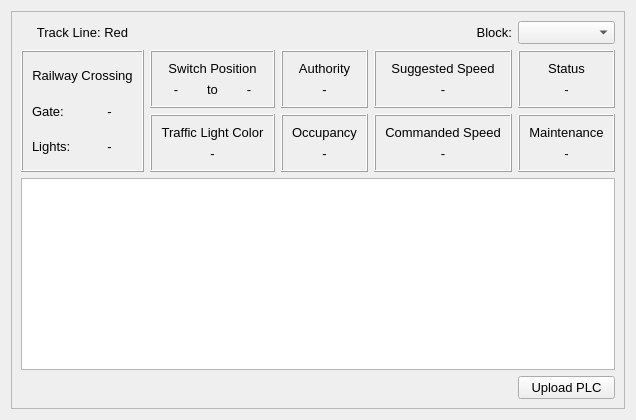
      <widget class="QWidget" name="tab6">
       <attribute name="title">
        <string>Wayside 6</string>
       </attribute>
       <layout class="QGridLayout" name="gridLayout_30">
        <item row="0" column="0">
         <widget class="QFrame" name="tab6Frame">
          <property name="frameShape">
           <enum>QFrame::StyledPanel</enum>
          </property>
          <property name="frameShadow">
           <enum>QFrame::Raised</enum>
          </property>
          <layout class="QGridLayout" name="gridLayout_27">
           <item row="2" column="1">
            <widget class="QFrame" name="trafficLightFrame6">
             <property name="autoFillBackground">
              <bool>true</bool>
             </property>
             <property name="frameShape">
              <enum>QFrame::Box</enum>
             </property>
             <property name="frameShadow">
              <enum>QFrame::Raised</enum>
             </property>
             <property name="lineWidth">
              <number>1</number>
             </property>
             <property name="midLineWidth">
              <number>0</number>
             </property>
             <layout class="QVBoxLayout" name="verticalLayout_62">
              <item>
               <widget class="QLabel" name="trafficLightLabel6">
                <property name="font">
                 <font>
                  <family>Arial</family>
                  <pointsize>10</pointsize>
                  <underline>false</underline>
                  <strikeout>false</strikeout>
                  <kerning>true</kerning>
                 </font>
                </property>
                <property name="text">
                 <string>Traffic Light Color</string>
                </property>
                <property name="alignment">
                 <set>Qt::AlignCenter</set>
                </property>
               </widget>
              </item>
              <item>
               <widget class="QLabel" name="trafficLightValue6">
                <property name="font">
                 <font>
                  <family>Arial</family>
                  <pointsize>10</pointsize>
                  <underline>false</underline>
                  <strikeout>false</strikeout>
                  <kerning>true</kerning>
                 </font>
                </property>
                <property name="text">
                 <string>-</string>
                </property>
                <property name="alignment">
                 <set>Qt::AlignCenter</set>
                </property>
               </widget>
              </item>
             </layout>
            </widget>
           </item>
           <item row="1" column="3">
            <widget class="QFrame" name="suggestedSpeedFrame6">
             <property name="autoFillBackground">
              <bool>true</bool>
             </property>
             <property name="frameShape">
              <enum>QFrame::Box</enum>
             </property>
             <property name="frameShadow">
              <enum>QFrame::Raised</enum>
             </property>
             <layout class="QVBoxLayout" name="verticalLayout_63">
              <item>
               <widget class="QLabel" name="suggestedSpeedLabel6">
                <property name="font">
                 <font>
                  <family>Arial</family>
                  <pointsize>10</pointsize>
                  <underline>false</underline>
                  <strikeout>false</strikeout>
                  <kerning>true</kerning>
                 </font>
                </property>
                <property name="text">
                 <string>Suggested Speed</string>
                </property>
                <property name="alignment">
                 <set>Qt::AlignCenter</set>
                </property>
               </widget>
              </item>
              <item>
               <widget class="QLabel" name="suggestedSpeedValue6">
                <property name="font">
                 <font>
                  <family>Arial</family>
                  <pointsize>10</pointsize>
                  <underline>false</underline>
                  <strikeout>false</strikeout>
                  <kerning>true</kerning>
                 </font>
                </property>
                <property name="text">
                 <string>-</string>
                </property>
                <property name="alignment">
                 <set>Qt::AlignCenter</set>
                </property>
               </widget>
              </item>
             </layout>
            </widget>
           </item>
           <item row="4" column="4">
            <widget class="QPushButton" name="uploadPLC6">
             <property name="enabled">
              <bool>true</bool>
             </property>
             <property name="font">
              <font>
               <family>Arial</family>
               <pointsize>10</pointsize>
               <underline>false</underline>
               <strikeout>false</strikeout>
               <kerning>true</kerning>
              </font>
             </property>
             <property name="text">
              <string>Upload PLC</string>
             </property>
            </widget>
           </item>
           <item row="0" column="0">
            <widget class="QLabel" name="trackLabel6">
             <property name="font">
              <font>
               <family>Arial</family>
               <pointsize>10</pointsize>
               <underline>false</underline>
               <strikeout>false</strikeout>
               <kerning>true</kerning>
              </font>
             </property>
             <property name="text">
              <string>Track Line: Red</string>
             </property>
             <property name="alignment">
              <set>Qt::AlignCenter</set>
             </property>
            </widget>
           </item>
           <item row="2" column="2">
            <widget class="QFrame" name="occupancyFrame6">
             <property name="autoFillBackground">
              <bool>true</bool>
             </property>
             <property name="frameShape">
              <enum>QFrame::Box</enum>
             </property>
             <property name="frameShadow">
              <enum>QFrame::Raised</enum>
             </property>
             <property name="lineWidth">
              <number>1</number>
             </property>
             <property name="midLineWidth">
              <number>0</number>
             </property>
             <layout class="QVBoxLayout" name="verticalLayout_60">
              <item>
               <widget class="QLabel" name="occupancyLabel6">
                <property name="font">
                 <font>
                  <family>Arial</family>
                  <pointsize>10</pointsize>
                  <underline>false</underline>
                  <strikeout>false</strikeout>
                  <kerning>true</kerning>
                 </font>
                </property>
                <property name="text">
                 <string>Occupancy</string>
                </property>
                <property name="alignment">
                 <set>Qt::AlignCenter</set>
                </property>
               </widget>
              </item>
              <item>
               <widget class="QLabel" name="occupancyValue6">
                <property name="font">
                 <font>
                  <family>Arial</family>
                  <pointsize>10</pointsize>
                  <underline>false</underline>
                  <strikeout>false</strikeout>
                  <kerning>true</kerning>
                 </font>
                </property>
                <property name="text">
                 <string>-</string>
                </property>
                <property name="alignment">
                 <set>Qt::AlignCenter</set>
                </property>
               </widget>
              </item>
             </layout>
            </widget>
           </item>
           <item row="1" column="2">
            <widget class="QFrame" name="authorityFrame6">
             <property name="autoFillBackground">
              <bool>true</bool>
             </property>
             <property name="frameShape">
              <enum>QFrame::Box</enum>
             </property>
             <property name="frameShadow">
              <enum>QFrame::Raised</enum>
             </property>
             <property name="lineWidth">
              <number>1</number>
             </property>
             <property name="midLineWidth">
              <number>0</number>
             </property>
             <layout class="QVBoxLayout" name="verticalLayout_61">
              <item>
               <widget class="QLabel" name="authorityLabel6">
                <property name="font">
                 <font>
                  <family>Arial</family>
                  <pointsize>10</pointsize>
                  <underline>false</underline>
                  <strikeout>false</strikeout>
                  <kerning>true</kerning>
                 </font>
                </property>
                <property name="text">
                 <string>Authority</string>
                </property>
                <property name="alignment">
                 <set>Qt::AlignCenter</set>
                </property>
               </widget>
              </item>
              <item>
               <widget class="QLabel" name="authorityValue6">
                <property name="font">
                 <font>
                  <family>Arial</family>
                  <pointsize>10</pointsize>
                  <underline>false</underline>
                  <strikeout>false</strikeout>
                  <kerning>true</kerning>
                 </font>
                </property>
                <property name="text">
                 <string>-</string>
                </property>
                <property name="alignment">
                 <set>Qt::AlignCenter</set>
                </property>
               </widget>
              </item>
             </layout>
            </widget>
           </item>
           <item row="2" column="3">
            <widget class="QFrame" name="commandedSpeedFrame6">
             <property name="autoFillBackground">
              <bool>true</bool>
             </property>
             <property name="frameShape">
              <enum>QFrame::Box</enum>
             </property>
             <property name="frameShadow">
              <enum>QFrame::Raised</enum>
             </property>
             <layout class="QVBoxLayout" name="verticalLayout_58">
              <item>
               <widget class="QLabel" name="commandedSpeedLabel6">
                <property name="font">
                 <font>
                  <family>Arial</family>
                  <pointsize>10</pointsize>
                  <underline>false</underline>
                  <strikeout>false</strikeout>
                  <kerning>true</kerning>
                 </font>
                </property>
                <property name="text">
                 <string>Commanded Speed</string>
                </property>
                <property name="alignment">
                 <set>Qt::AlignCenter</set>
                </property>
               </widget>
              </item>
              <item>
               <widget class="QLabel" name="commandedSpeedValue6">
                <property name="font">
                 <font>
                  <family>Arial</family>
                  <pointsize>10</pointsize>
                  <underline>false</underline>
                  <strikeout>false</strikeout>
                  <kerning>true</kerning>
                 </font>
                </property>
                <property name="text">
                 <string>-</string>
                </property>
                <property name="alignment">
                 <set>Qt::AlignCenter</set>
                </property>
               </widget>
              </item>
             </layout>
            </widget>
           </item>
           <item row="1" column="1">
            <widget class="QFrame" name="switchPositionFrame6">
             <property name="autoFillBackground">
              <bool>true</bool>
             </property>
             <property name="frameShape">
              <enum>QFrame::Box</enum>
             </property>
             <property name="frameShadow">
              <enum>QFrame::Raised</enum>
             </property>
             <property name="lineWidth">
              <number>1</number>
             </property>
             <property name="midLineWidth">
              <number>0</number>
             </property>
             <layout class="QGridLayout" name="gridLayout_28">
              <item row="1" column="2">
               <widget class="QLabel" name="switchToValue6">
                <property name="font">
                 <font>
                  <family>Arial</family>
                  <pointsize>10</pointsize>
                  <underline>false</underline>
                  <strikeout>false</strikeout>
                  <kerning>true</kerning>
                 </font>
                </property>
                <property name="text">
                 <string>-</string>
                </property>
                <property name="alignment">
                 <set>Qt::AlignCenter</set>
                </property>
               </widget>
              </item>
              <item row="0" column="0" colspan="3">
               <widget class="QLabel" name="switchPositionLabel6">
                <property name="font">
                 <font>
                  <family>Arial</family>
                  <pointsize>10</pointsize>
                  <underline>false</underline>
                  <strikeout>false</strikeout>
                  <kerning>true</kerning>
                 </font>
                </property>
                <property name="text">
                 <string>Switch Position</string>
                </property>
                <property name="alignment">
                 <set>Qt::AlignCenter</set>
                </property>
               </widget>
              </item>
              <item row="1" column="0">
               <widget class="QLabel" name="switchFromValue6">
                <property name="font">
                 <font>
                  <family>Arial</family>
                  <pointsize>10</pointsize>
                  <underline>false</underline>
                  <strikeout>false</strikeout>
                  <kerning>true</kerning>
                 </font>
                </property>
                <property name="text">
                 <string>-</string>
                </property>
                <property name="alignment">
                 <set>Qt::AlignCenter</set>
                </property>
               </widget>
              </item>
              <item row="1" column="1">
               <widget class="QLabel" name="switchArrowLabel6">
                <property name="font">
                 <font>
                  <family>Arial</family>
                  <pointsize>10</pointsize>
                  <underline>false</underline>
                  <strikeout>false</strikeout>
                  <kerning>true</kerning>
                 </font>
                </property>
                <property name="text">
                 <string>to</string>
                </property>
                <property name="alignment">
                 <set>Qt::AlignCenter</set>
                </property>
               </widget>
              </item>
             </layout>
            </widget>
           </item>
           <item row="1" column="4">
            <widget class="QFrame" name="statusFrame6">
             <property name="autoFillBackground">
              <bool>true</bool>
             </property>
             <property name="frameShape">
              <enum>QFrame::Box</enum>
             </property>
             <property name="frameShadow">
              <enum>QFrame::Raised</enum>
             </property>
             <property name="lineWidth">
              <number>1</number>
             </property>
             <property name="midLineWidth">
              <number>0</number>
             </property>
             <layout class="QVBoxLayout" name="verticalLayout_64">
              <item>
               <widget class="QLabel" name="statusLabel6">
                <property name="font">
                 <font>
                  <family>Arial</family>
                  <pointsize>10</pointsize>
                  <underline>false</underline>
                  <strikeout>false</strikeout>
                  <kerning>true</kerning>
                 </font>
                </property>
                <property name="text">
                 <string>Status</string>
                </property>
                <property name="alignment">
                 <set>Qt::AlignCenter</set>
                </property>
               </widget>
              </item>
              <item>
               <widget class="QLabel" name="statusValue6">
                <property name="font">
                 <font>
                  <family>Arial</family>
                  <pointsize>10</pointsize>
                  <underline>false</underline>
                  <strikeout>false</strikeout>
                  <kerning>true</kerning>
                 </font>
                </property>
                <property name="text">
                 <string>-</string>
                </property>
                <property name="alignment">
                 <set>Qt::AlignCenter</set>
                </property>
               </widget>
              </item>
             </layout>
            </widget>
           </item>
           <item row="3" column="0" colspan="5">
            <widget class="QTextBrowser" name="displayPLC6">
             <property name="font">
              <font>
               <pointsize>12</pointsize>
              </font>
             </property>
            </widget>
           </item>
           <item row="0" column="3">
            <widget class="QLabel" name="blockLabel6">
             <property name="font">
              <font>
               <family>Arial</family>
               <pointsize>10</pointsize>
               <underline>false</underline>
               <strikeout>false</strikeout>
               <kerning>true</kerning>
              </font>
             </property>
             <property name="text">
              <string>Block:</string>
             </property>
             <property name="alignment">
              <set>Qt::AlignRight|Qt::AlignTrailing|Qt::AlignVCenter</set>
             </property>
            </widget>
           </item>
           <item row="0" column="4">
            <widget class="QComboBox" name="blockSelect6">
             <property name="enabled">
              <bool>true</bool>
             </property>
             <property name="font">
              <font>
               <family>Arial</family>
               <pointsize>10</pointsize>
               <underline>false</underline>
               <strikeout>false</strikeout>
               <kerning>true</kerning>
              </font>
             </property>
             <property name="contextMenuPolicy">
              <enum>Qt::DefaultContextMenu</enum>
             </property>
             <property name="currentText">
              <string/>
             </property>
             <item>
              <property name="text">
               <string/>
              </property>
             </item>
            </widget>
           </item>
           <item row="1" column="0" rowspan="2">
            <widget class="QFrame" name="railwayCrossingFrame6">
             <property name="autoFillBackground">
              <bool>true</bool>
             </property>
             <property name="frameShape">
              <enum>QFrame::Box</enum>
             </property>
             <property name="frameShadow">
              <enum>QFrame::Raised</enum>
             </property>
             <property name="lineWidth">
              <number>1</number>
             </property>
             <property name="midLineWidth">
              <number>0</number>
             </property>
             <layout class="QGridLayout" name="gridLayout_29">
              <item row="0" column="0" colspan="2">
               <widget class="QLabel" name="railwayCrossingLabel6">
                <property name="font">
                 <font>
                  <family>Arial</family>
                  <pointsize>10</pointsize>
                  <underline>false</underline>
                  <strikeout>false</strikeout>
                  <kerning>true</kerning>
                 </font>
                </property>
                <property name="text">
                 <string>Railway Crossing</string>
                </property>
                <property name="alignment">
                 <set>Qt::AlignCenter</set>
                </property>
               </widget>
              </item>
              <item row="1" column="0">
               <widget class="QLabel" name="railwayGateLabel6">
                <property name="font">
                 <font>
                  <pointsize>10</pointsize>
                 </font>
                </property>
                <property name="text">
                 <string>Gate:</string>
                </property>
               </widget>
              </item>
              <item row="1" column="1">
               <widget class="QLabel" name="railwayGateValue6">
                <property name="font">
                 <font>
                  <family>Arial</family>
                  <pointsize>10</pointsize>
                  <underline>false</underline>
                  <strikeout>false</strikeout>
                  <kerning>true</kerning>
                 </font>
                </property>
                <property name="text">
                 <string>-</string>
                </property>
                <property name="alignment">
                 <set>Qt::AlignCenter</set>
                </property>
               </widget>
              </item>
              <item row="2" column="0">
               <widget class="QLabel" name="railwayLightsLabel6">
                <property name="font">
                 <font>
                  <pointsize>10</pointsize>
                 </font>
                </property>
                <property name="text">
                 <string>Lights:</string>
                </property>
               </widget>
              </item>
              <item row="2" column="1">
               <widget class="QLabel" name="railwayLightsValue6">
                <property name="font">
                 <font>
                  <family>Arial</family>
                  <pointsize>10</pointsize>
                  <underline>false</underline>
                  <strikeout>false</strikeout>
                  <kerning>true</kerning>
                 </font>
                </property>
                <property name="text">
                 <string>-</string>
                </property>
                <property name="alignment">
                 <set>Qt::AlignCenter</set>
                </property>
               </widget>
              </item>
             </layout>
            </widget>
           </item>
           <item row="2" column="4">
            <widget class="QFrame" name="maintenanceFrame6">
             <property name="autoFillBackground">
              <bool>true</bool>
             </property>
             <property name="frameShape">
              <enum>QFrame::Box</enum>
             </property>
             <property name="frameShadow">
              <enum>QFrame::Raised</enum>
             </property>
             <layout class="QVBoxLayout" name="verticalLayout_6">
              <item>
               <widget class="QLabel" name="maintenanceLabel6">
                <property name="font">
                 <font>
                  <pointsize>10</pointsize>
                 </font>
                </property>
                <property name="text">
                 <string>Maintenance</string>
                </property>
                <property name="alignment">
                 <set>Qt::AlignCenter</set>
                </property>
               </widget>
              </item>
              <item>
               <widget class="QLabel" name="maintenanceValue6">
                <property name="font">
                 <font>
                  <pointsize>10</pointsize>
                 </font>
                </property>
                <property name="text">
                 <string>-</string>
                </property>
                <property name="alignment">
                 <set>Qt::AlignCenter</set>
                </property>
               </widget>
              </item>
             </layout>
            </widget>
           </item>
          </layout>
         </widget>
        </item>
       </layout>
      </widget>
